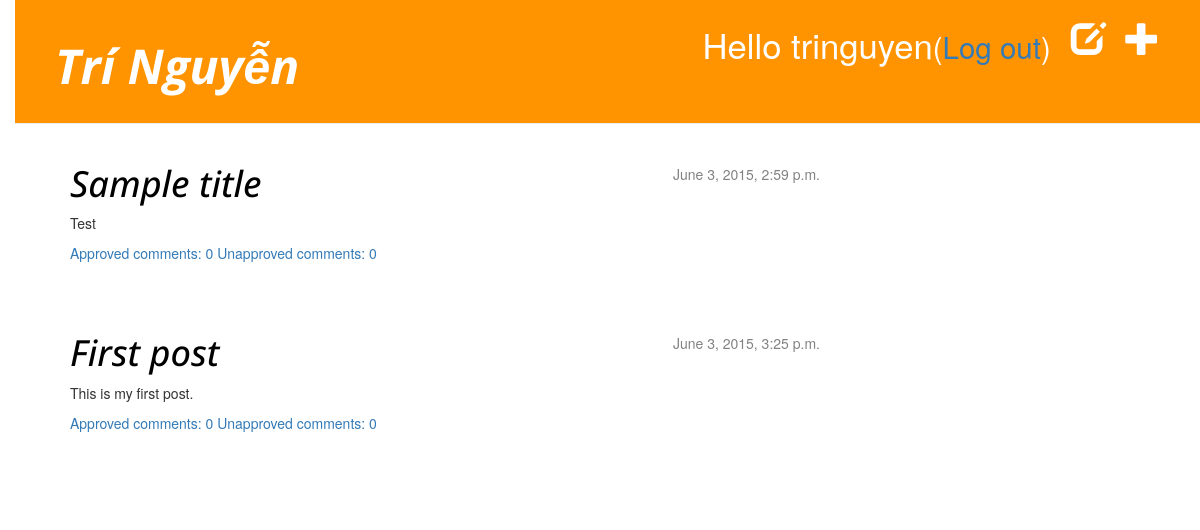
Page / (signed in) on the earlier database version.
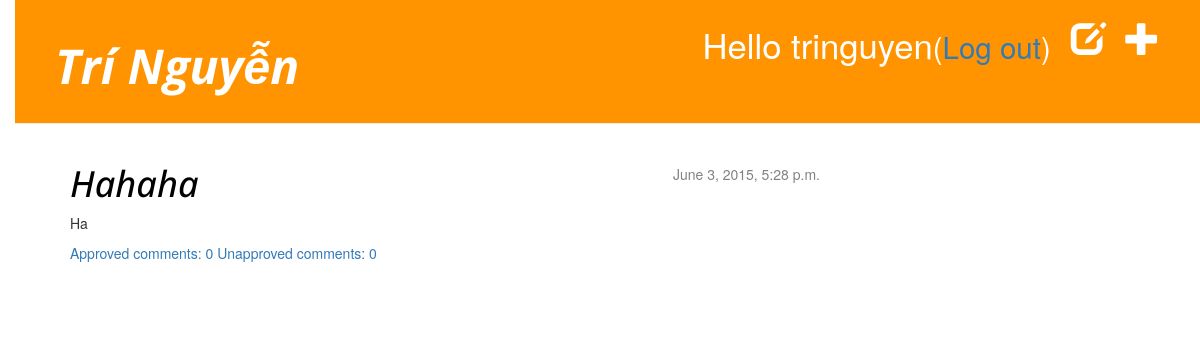
Same page on the later database version.
### blog/models.py (models this page shows, shortened)
class Post(models.Model):
    author = models.ForeignKey('auth.User')
    title = models.CharField(max_length=200)
    text = models.TextField()
    created_date = models.DateTimeField(
            default=timezone.now)
    published_date = models.DateTimeField(
            blank=True, null=True)
    def approved_comments(self):
        return self.comments.filter(approved=True)
    def unapproved_comments(self):
        return self.comments.filter(approved=False)

### blog/views.py (the view)
# urls.py: url(r'^$', views.post_list),
def post_list(request):
    posts = Post.objects.filter(published_date__lte=timezone.now()).order_by('published_date')
    return render(request, 'blog/post_list.html', {'posts': posts})

### blog/templates/blog/post_list.html
{% extends 'blog/base.html' %}
{% block content %}
    {% for post in posts %}
        <div class="post">
            <div class="date">
                {{ post.published_date }}
            </div>
            <h1><a href="{% url 'blog.views.post_detail' pk=post.pk %}"><i>{{ post.title }}</i></a></a></h1>
            <p>{{ post.text|linebreaks }}</p>
            <a href="{% url 'blog.views.post_detail' pk=post.pk %}">Approved comments: {{ post.approved_comments.count }}</a>
            {% if user.is_authenticated %}
                <a href="{% url 'blog.views.post_detail' pk=post.pk %}">Unapproved comments: {{ post.unapproved_comments.count }}</a>
            {% endif %}
        </div>
    {% endfor %}
{% endblock content %}

### blog/templates/blog/base.html (shortened to what this page needs)
{% load staticfiles %}
<html>
    <head>
        <link rel="stylesheet" href="//maxcdn.bootstrapcdn.com/bootstrap/3.2.0/css/bootstrap.min.css">
        <link rel="stylesheet" href="//maxcdn.bootstrapcdn.com/bootstrap/3.2.0/css/bootstrap-theme.min.css">
        <link rel="stylesheet" href="{% static 'css/blog.css' %}">
	<body>
	    <div class="page-header">
            {% if user.is_authenticated %}
            <a href="{% url 'post_new' %}" class="top-menu"><span class="glyphicon glyphicon-plus"></span></a>
            <a href="{% url 'post_draft_list' %}" class="top-menu"><span class="glyphicon glyphicon-edit"></span></a>
            <p class="top-menu">Hello {{ user.username }}<small>(<a href="{% url 'django.contrib.auth.views.logout' %}">Log out</a>)</small></p>
            {% else %}
            <a href="{% url 'django.contrib.auth.views.login' %}" class="top-menu"><span class="glyphicon glyphicon-lock"></span></a>
            {% endif %}
            <h1><b><i><a href="{% url 'blog.views.post_list' %}">Trí Nguyễn</a></i></b></h1>
	    </div>
	    <div class="content container">
	        <div class="row">
	            <div class="col-md-8">
	            {% block content %}
	            {% endblock %}
	            </div>
	        </div>
	    </div>
	</body>
</html>

### blog/static/css/blog.css (style rules this page uses)
h1 a { color: #FCA205; font-family: 'Open Sans', sans-serif; }
body { padding-left: 15px; }
.page-header { background-color: #ff9400; margin-top: 0; padding: 20px 20px 20px 40px; }
.page-header h1, .page-header h1 a, .page-header h1 a:visited, .page-header h1 a:active { color: #ffffff; font-size: 36pt; text-decoration: none; }
.content { margin-left: 40px; }
h1, h2, h3, h4 { font-family: 'Open Sans', sans-serif; }
.date { float: right; color: #828282; }
.top-menu, .top-menu:hover, .top-menu:visited { color: #ffffff; float: right; font-size: 26pt; margin-right: 20px; }
.post { margin-bottom: 70px; }
.post h1 a, .post h1 a:visited { color: #000000; }

Differences in the rows shown:
removed Post: published_date "June 3, 2015, 2:59 p.m.", title "Sample title", text "Test", approved_comments.count "0", unapproved_comments.count "0"
removed Post: published_date "June 3, 2015, 3:25 p.m.", title "First post", text "This is my first post.", approved_comments.count "0", unapproved_comments.count "0"
now on this page (row edited): Post: published_date "June 3, 2015, 5:28 p.m.", title "Hahaha", text "Ha", approved_comments.count "0", unapproved_comments.count "0"
